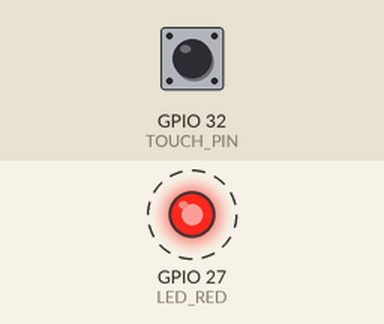
A sketch run on a simulated ESP32. On the bench: output pins drawn as LEDs (lit = HIGH). Dashed ring = blinking. The test bench sets the inputs (shaded band); at power-on: GPIO 32 (TOUCH_PIN) HIGH. What the sketch prints to the serial monitor is not drawn.

Above: at 0.16 s.
At 80.79 s:
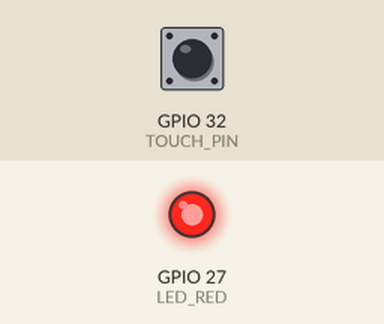
Timing chart, 0 to 81.1 s (numbered marks = the images above):
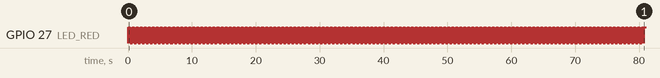

Measured:
- by itself, GPIO 27 (LED_RED): alternates HIGH for 0.01 s and LOW for 0.01 s

The sketch:

9-2-CapacitanceDemo.ino
```cpp
const int LED_RED = 27;
const int TOUCH_PIN = 32;
int counter = 0;
bool lightOn = false;
void setup() {
  // put your setup code here, to run once:
  pinMode(LED_RED, OUTPUT);
  Serial.begin(115200);
  // while(!Serial);

}

void loop() {
  // LED and Serial Stuff
  // Serial.print("Hello: ");
  // Serial.print(counter);
  // counter +=1;
  // digitalWrite(LED_RED, HIGH);
  // delay(500);
  // digitalWrite(LED_RED, LOW);
  // delay(500);
  // Serial.println();

  int sensedValue = touchRead(TOUCH_PIN); // plug one side of wire to row of touch pin, leave the other side unplugged. That is where the sensing occurs.
  Serial.print("0,2000"); //send dummy values to set the scale of the plot so it doesn't change
  Serial.print(",");
  Serial.println(sensedValue); // the logic on this is inverted, so the number actually goes down as you touch it despite capacitance going up
  delay(10); //prevents overloading the serial port

  if(sensedValue<=600){
    if(lightOn == false){ digitalWrite(LED_RED, HIGH);}
    else{digitalWrite(LED_RED, LOW);}
    lightOn = !lightOn;
  }
}
```
